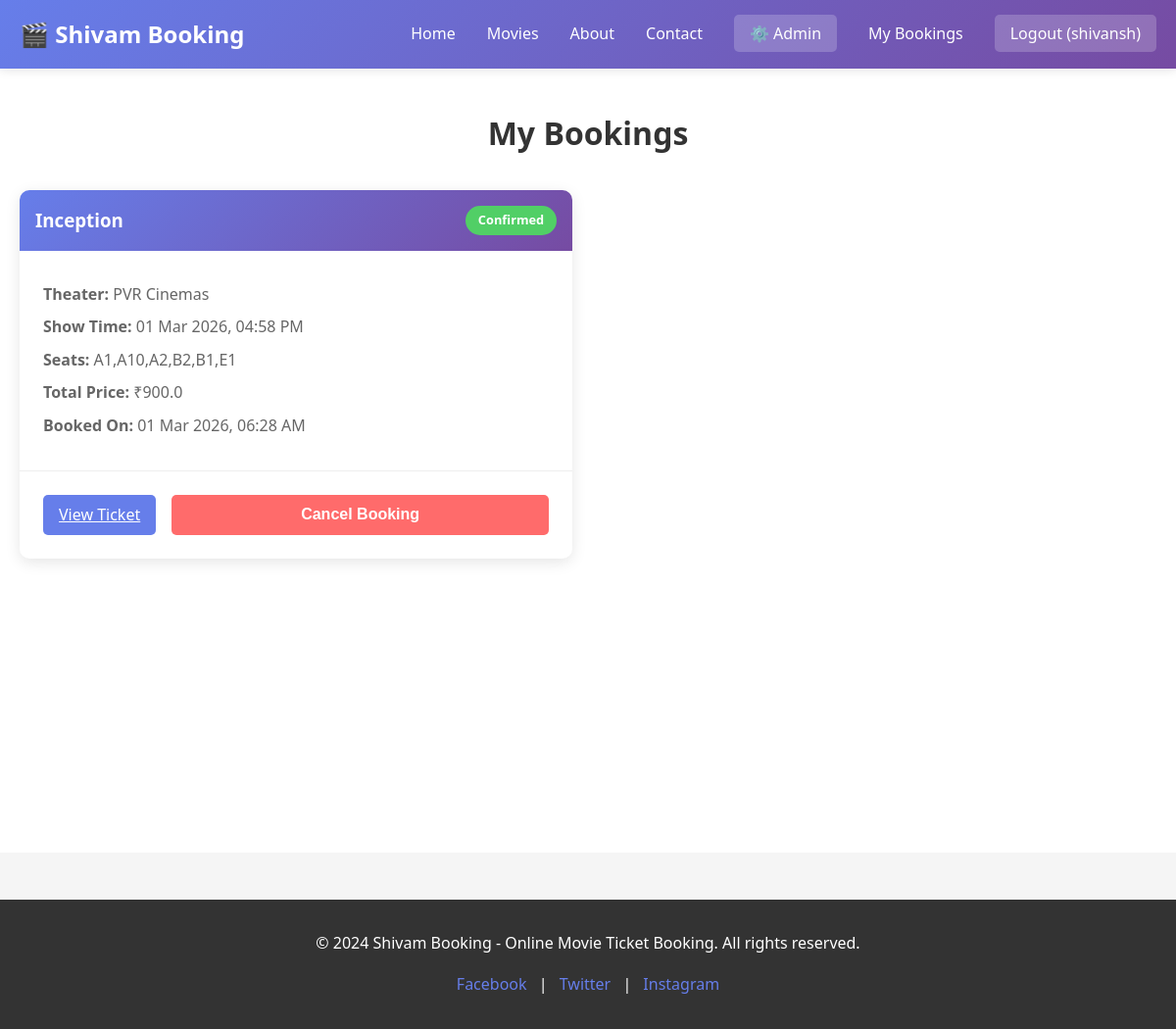
The app's page /bookings (signed in) with its own data.
### tables this page shows
CREATE TABLE bookings (
                id INTEGER PRIMARY KEY AUTOINCREMENT,
                user_id INTEGER NOT NULL,
                show_id INTEGER NOT NULL,
                seats TEXT NOT NULL,
                total_price REAL NOT NULL,
                booking_date TIMESTAMP DEFAULT CURRENT_TIMESTAMP,
                status TEXT DEFAULT 'confirmed',
                FOREIGN KEY(user_id) REFERENCES users(id),
                FOREIGN KEY(show_id) REFERENCES shows(id)
            );

CREATE TABLE movies (
                id INTEGER PRIMARY KEY AUTOINCREMENT,
                title TEXT NOT NULL,
                description TEXT,
                genre TEXT,
                rating REAL,
                duration INTEGER,
                language TEXT,
                poster_url TEXT,
                status TEXT DEFAULT 'active',
                created_at TIMESTAMP DEFAULT CURRENT_TIMESTAMP
            );

CREATE TABLE shows (
                id INTEGER PRIMARY KEY AUTOINCREMENT,
                movie_id INTEGER NOT NULL,
                theater_name TEXT NOT NULL,
                show_time TIMESTAMP NOT NULL,
                price REAL NOT NULL,
                total_seats INTEGER DEFAULT 100,
                available_seats INTEGER DEFAULT 100,
                FOREIGN KEY(movie_id) REFERENCES movies(id)
            );

### app/routes.py (the view)
@booking_bp.route('/bookings')
def my_bookings():
    if 'user_id' not in session:
        return redirect(url_for('auth.login'))
    bookings = Booking.get_user_bookings(session['user_id'])
    bookings_list = []
    for booking in bookings:
        bookings_list.append({
            'id': booking[0],
            'user_id': booking[1],
            'show_id': booking[2],
            'seats': booking[3],
            'total_price': booking[4],
            'booking_date': booking[5],
            'status': booking[6],
            'movie_title': booking[7],
            'movie_poster': booking[8],
            'theater': booking[9],
            'show_time': booking[10]
        })
    return render_template('my_bookings.html', bookings=bookings_list,
                         is_logged_in=True, username=session.get('username'))

### app/__init__.py (called while the page is built)
def format_datetime_filter(value, format='%d %b %Y, %I:%M %p'):
    if isinstance(value, str):
        dt_object = datetime.fromisoformat(value.replace('Z', '+00:00'))
        return dt_object.strftime(format)
    if value is None:
        return ""
    return value.strftime(format)

### app/models.py (called while the page is built)
    @staticmethod
    def get_user_bookings(user_id):
        conn = sqlite3.connect(DATABASE, timeout=30)
        try:
            cursor = conn.cursor()
            cursor.execute('''
                SELECT b.*, m.title, m.poster_url, sh.theater_name, sh.show_time
                FROM bookings b
                JOIN shows sh ON b.show_id = sh.id
                JOIN movies m ON sh.movie_id = m.id
                WHERE b.user_id = ?
                ORDER BY b.booking_date DESC
            ''', (user_id,))
            return cursor.fetchall()
        finally:
            conn.close()

### templates/my_bookings.html (shortened to what this page needs)
{% extends 'base.html' %}  {% block content %}
<div class="my-bookings-page container">
  <h1>My Bookings</h1>
  {% if bookings %}
  <div class="bookings-list">
    {% for booking in bookings %}
    <div class="booking-card">
      <div class="booking-header">
        <h3>{{ booking.movie_title }}</h3>
        <span class="status {{ booking.status }}"
          >{{ booking.status|capitalize }}</span
        >
      </div>
      <div class="booking-details">
        <p><strong>Theater:</strong> {{ booking.theater }}</p>
        <p>
          <strong>Show Time:</strong> {{ booking.show_time | format_datetime }}
        </p>
        <p><strong>Seats:</strong> {{ booking.seats }}</p>
        <p><strong>Total Price:</strong> ₹{{ booking.total_price }}</p>
        <p>
          <strong>Booked On:</strong> {{ booking.booking_date | format_datetime
          }}
        </p>
      </div>
      <div class="booking-actions">
        <a
          href="{{ url_for('booking.ticket_view', booking_id=booking.id) }}"
          class="btn-secondary"
          >View Ticket</a
        >
        {% if booking.status == 'confirmed' %}
        <button
          class="btn-primary"
          style="background: #ff6b6b"
          onclick="cancelBooking({{ booking.id }})"
        >
          Cancel Booking
        </button>
        {% endif %}
      </div>
    </div>
    {% endfor %}
  </div>
  {% else %}
  <div class="no-bookings">
    <p>You haven't booked any tickets yet.</p>
    <a href="{{ url_for('main.index') }}" class="cta-button">Book Now</a>
  </div>
  {% endif %}
</div>
{% endblock %}

### static/css/style.css (style rules this page uses)
* { margin: 0; padding: 0; box-sizing: border-box; }
body { font-family: 'Segoe UI', Tahoma, Geneva, Verdana, sans-serif; background-color: #f5f5f5; color: #333; line-height: 1.6; }
.container { max-width: 1200px; margin: 0 auto; padding: 20px; }
.btn-primary { background: linear-gradient(135deg, #667eea 0%, #764ba2 100%); color: white; padding: 0.75rem 1.5rem; border: none; border-radius: 5px; font-size: 1rem; cursor: pointer; transition: opacity 0.3s; font-weight: bold; }
.btn-secondary { background: #667eea; color: white; padding: 0.5rem 1rem; border: none; border-radius: 5px; cursor: pointer; transition: background 0.3s; }
.my-bookings-page { min-height: 100vh; padding: 40px 20px; background: white; }
.my-bookings-page h1 { text-align: center; margin-bottom: 2rem; font-size: 2rem; }
.bookings-list { display: grid; grid-template-columns: repeat(auto-fill, minmax(400px, 1fr)); gap: 2rem; }
.booking-card { background: white; border-radius: 10px; box-shadow: 0 4px 15px rgba(0,0,0,0.1); overflow: hidden; }
.booking-header { background: linear-gradient(135deg, #667eea 0%, #764ba2 100%); color: white; padding: 1rem; display: flex; justify-content: space-between; align-items: center; }
.booking-header h3 { margin: 0; }
.status { padding: 0.3rem 0.8rem; border-radius: 20px; font-size: 0.8rem; font-weight: bold; }
.status.confirmed { background: #51cf66; color: white; }
.booking-details { padding: 1.5rem; border-bottom: 1px solid #eee; }
.booking-details p { margin: 0.5rem 0; color: #666; }
.booking-actions { padding: 1.5rem; display: flex; gap: 1rem; }
.booking-actions button { flex: 1; padding: 0.7rem; border: none; border-radius: 5px; cursor: pointer; font-weight: bold; }

### records on screen
bookings: movie_title "Inception", status "Confirmed", theater "PVR Cinemas", show_time "01 Mar 2026, 04:58 PM", seats "A1,A10,A2,B2,B1,E1", total_price "900.0", booking_date "01 Mar 2026, 06:28 AM"

### other values on screen
{{ username }} "shivansh"
